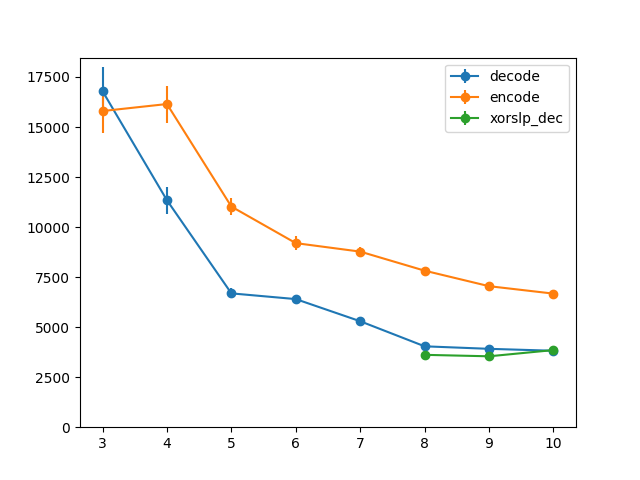

Generate this figure with Python:
import pandas as pd
import json
import matplotlib.pyplot as plt


with open("log_cloudlab/8_21_22/decode.json") as f:
    data = json.load(f)
a = pd.DataFrame(data)
a.drop('log_file', axis=1, inplace=True)
a.drop('tune_num_trials_total', axis=1, inplace=True)
a.drop('execution_time(s)', axis=1, inplace=True)
a.drop('ecParity', axis=1, inplace=True)
print(a)

a.to_csv('log_cloudlab/8_21_22/stats.csv')

# x = df_2['ecData'].tolist()
# y_2 = df_2['bandwidth(MB/s)'].tolist()
# y_3 = df_3['bandwidth(MB/s)'].tolist()

x = a['ecData'].tolist()
y = a['bandwidth(MB/s)'].tolist()
std = a['std'].tolist()

# plt.plot(x, y_2, label = 'ecParity=2')
# plt.plot(x, y_3, label = 'ecParity=3')
# plt.legend()
# plt.savefig('log_cloudlab/8_6_22/stats.png')

# from benchmark_result/log_cloudlab/8_6_22/std.py
ecP_3_mean = [15798.03603839614, 16147.651402719292, 11023.844099314276, 9197.340634458993, 8773.740885869449, 7821.220755796575, 7046.363918296148, 6674.2877487462065]
ecP_3_std = [1121.259468251426, 922.8241167918006, 435.9292191843391, 360.51522788643916, 252.67102603440495, 180.31390437616494, 143.72563679125028, 123.05200799532709]

with open("log_cloudlab/8_21_22/xorslp.json") as f:
    data = json.load(f)
b = pd.DataFrame(data)
b.drop('ecParity', axis=1, inplace=True)

x_xor = b['ecData'].tolist()
y_xor = b['bandwidth(MB/s)'].tolist()
std_xor = b['std'].tolist()

plt.errorbar(x, y, std, fmt='-o', label = 'decode')
plt.errorbar(x, ecP_3_mean, ecP_3_std, fmt='-o', label = 'encode')
plt.errorbar(x_xor, y_xor, std_xor, fmt='-o', label = 'xorslp_dec')
plt.legend()
plt.ylim([0, max(y+ecP_3_mean)*1.1])
plt.savefig('log_cloudlab/8_21_22/stats.png')